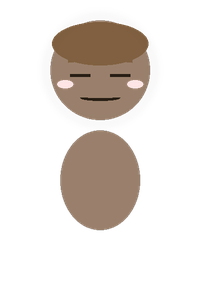
#> input picture nikto_sample_sprite.png, 200 x 300 px
$ python -i sprites.py   (imports and definitions only)
#> lines starting #> are read from the running program, lines starting #| are printed output that depends on the picture
#> further down, picture is the input picture: PIL image 200x300 RGBA; mean R, G, B, A 37.8, 29.7, 24.2, 60.7
"""Avatar sprite system — premium rendering with anti-aliasing, gradients, 3D depth, and fine textures."""
import math
import random
from PIL import Image, ImageDraw, ImageFont, ImageFilter, ImageChops, ImageOps


AVATAR_WIDTH = 200
AVATAR_HEIGHT = 300
RENDER_SCALE = 2  # Render at 2x for anti-aliasing, then downscale

# Extended color palette with gradients
WHITE = (255, 255, 255)
BLACK = (0, 0, 0)
CYAN_PRIMARY = (0, 180, 255)
CYAN_LIGHT = (100, 220, 255)
CYAN_DARK = (0, 80, 160)
CYAN_GLOW = (0, 230, 255)
TEAL_ACCENT = (0, 255, 200)
TEAL_DARK = (0, 180, 140)
PURPLE_DEEP = (40, 20, 80)
NAVY_DARK = (10, 15, 40)
PANEL_BG = (15, 25, 50)
PANEL_HIGHLIGHT = (30, 50, 90)
CHROME_MID = (180, 200, 220)
CHROME_LIGHT = (220, 235, 255)
CHROME_DARK = (80, 100, 130)


# [49 lines left out: functions _make_linear_gradient, _make_radial_gradient, _gradient_at, _rounded_polygon, not called in this run]


def _soft_glow(img, radius=10, intensity=0.4):
#> called with radius = 10, intensity = 0.4
    blurred = img.filter(ImageFilter.GaussianBlur(radius=radius))
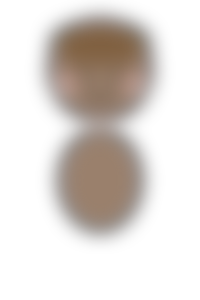
#> blurred: PIL image 200x300 RGBA; mean R, G, B, A 37.8, 29.7, 24.2, 60.7; transparent parts drawn white
    overlay = blurred.copy()
    alpha = overlay.split()[3]
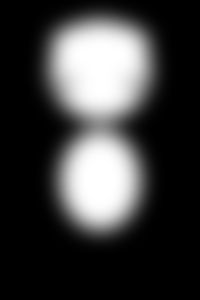
#> alpha: PIL image 200x300 L; min 0, max 255, mean 60.7
    overlay.putalpha(alpha.point(lambda v: min(int(v * intensity), 255)))
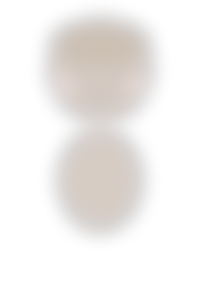
#> overlay: PIL image 200x300 RGBA; mean R, G, B, A 37.8, 29.7, 24.2, 24.1; transparent parts drawn white
    return Image.alpha_composite(overlay, img)
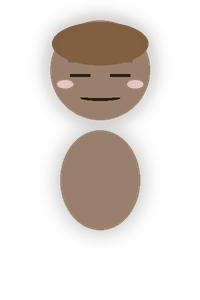
#> returned value: PIL image 200x300 RGBA; mean R, G, B, A 42.4, 33.8, 27.5, 64.9; transparent parts drawn white


def _chrome_gradient(w, h, base_color, highlight_color):
    metallic = [(0.0, base_color), (0.3, highlight_color), (0.5, base_color), (0.7, highlight_color), (1.0, base_color)]
    return _make_linear_gradient((w, h), metallic)


class AvatarSprite:
    # [8 lines left out: function __init__, not called in this run]

    def _scale(self, *values):
        return tuple(v * self.scale for v in values)

    def clear(self):
        self.image = Image.new("RGBA", (self.w, self.h), (0, 0, 0, 0))
        self.draw = ImageDraw.Draw(self.image)

    def _finalize(self):
        return self.image.resize((self.output_w, self.output_h), Image.Resampling.LANCZOS)

    # [219 lines left out: functions draw_gradient_rect, draw_body, draw_face, add_final_effects, render, not called in this run]


def create_avatar_frame(pose="idle", expression="neutral", width=AVATAR_WIDTH, height=AVATAR_HEIGHT):
    sprite = AvatarSprite(width, height)
    return sprite.render(pose, expression)


SPRITE_CACHE = {}

# [5 lines left out: function get_sprite, not called in this run]


AVAILABLE_POSES = ["idle", "walking", "working", "pointing", "sleeping", "microscope", "workbench", "server_rack", "sofa_relax"]
AVAILABLE_EXPRESSIONS = ["neutral", "happy", "surprised", "focused", "listening", "thinking"]

>>> from PIL import Image
>>> picture = Image.open('../../../../../nikto_sample_sprite.png')
>>> result = _soft_glow(picture)
